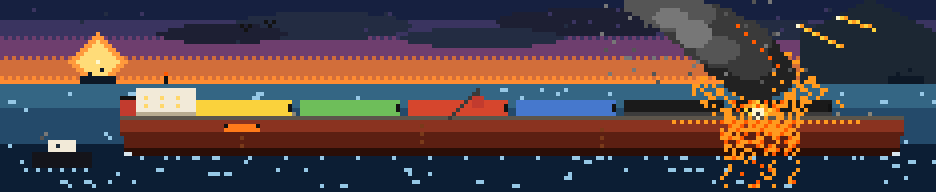
#> input picture scene.png, 936 x 192 px
$ python compose.py
#> lines starting #> are read from the running program, lines starting #| are printed output that depends on the picture
#!/usr/bin/env python3
"""Compose the front page (entry.png) from the pixel-art scene and
the day's news text.

Run:  python3 pixel.py && python3 compose.py
Writes entry.png beside this file: 1024x1024, deterministic, no
network, no clock, no randomness. Uses only Pillow and the DejaVu
fonts already on this machine; the entry program (main.py) only
copies the finished image, so the grader needs neither.
"""
from PIL import Image, ImageDraw, ImageFont

W, H = 1024, 1024
PAPER = (248, 243, 230)
INK = (18, 18, 18)
RED = (178, 34, 34)
NAVY = (24, 48, 88)
CARD = (255, 255, 255)
GREY = (90, 86, 78)

FONT_DIR = "/usr/share/fonts/truetype/dejavu/"
SERIF_B = FONT_DIR + "DejaVuSerif-Bold.ttf"
SANS_B = FONT_DIR + "DejaVuSans-Bold.ttf"
SANS = FONT_DIR + "DejaVuSans.ttf"


def font(path, size):
    return ImageFont.truetype(path, size)


def wrap(draw, text, fnt, width):
    lines = []
    for para in text.split("\n"):
        words, line = para.split(), ""
        for w in words:
            trial = (line + " " + w).strip()
            if draw.textlength(trial, font=fnt) <= width:
                line = trial
            else:
                if line:
                    lines.append(line)
                line = w
        if line:
            lines.append(line)
    return lines


def para(draw, xy, text, fnt, width, fill=INK, leading=1.28):
    x, y = xy
    for line in wrap(draw, text, fnt, width):
        draw.text((x, y), line, font=fnt, fill=fill)
        y += int(fnt.size * leading)
    return y


def card(draw, box, accent=RED):
    draw.rectangle(box, fill=CARD, outline=INK, width=2)
    draw.rectangle([box[0], box[1], box[2], box[1] + 8], fill=accent)


def story(draw, box, kicker, headline, body, accent=RED):
    x0, y0, x1, y1 = box
    card(draw, box, accent)
    draw.text((x0 + 16, y0 + 14), kicker, font=font(SANS_B, 16), fill=accent)
    y = para(draw, (x0 + 16, y0 + 38), headline,
             font(SERIF_B, 23), x1 - x0 - 32, leading=1.1)
    para(draw, (x0 + 16, y + 6), body, font(SANS, 15),
         x1 - x0 - 32, fill=(40, 38, 34), leading=1.25)


def main():
    img = Image.new("RGB", (W, H), PAPER)
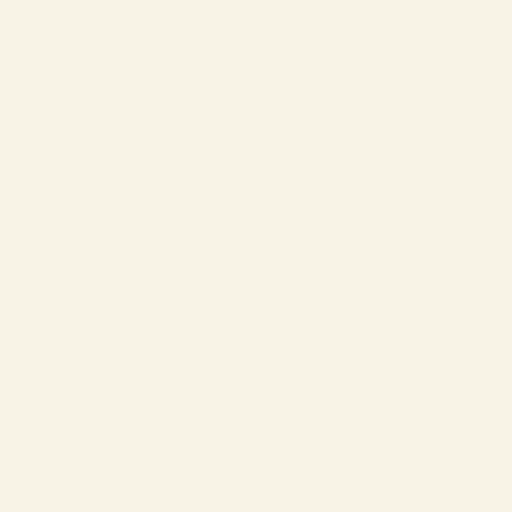
#> img: PIL image 1024x1024 RGB (shown at 1/2 size); mean R, G, B 248, 243, 230
    d = ImageDraw.Draw(img)
    d.rectangle([4, 4, W - 5, H - 5], outline=INK, width=4)

    d.rectangle([10, 10, W - 11, 138], fill=INK)
    d.text((W // 2, 26), "THE WORLD IN ONE DAY", font=font(SERIF_B, 56),
           fill=(255, 255, 255), anchor="ma")
    d.text((W // 2, 96), "ONE IMAGE  •  THE WHOLE DAY'S NEWS",
           font=font(SANS_B, 20), fill=(240, 200, 60), anchor="ma")

    d.text((W // 2, 152), "MONDAY  23  NOVEMBER  2026",
           font=font(SERIF_B, 36), fill=RED, anchor="ma")
    d.line([60, 200, 320, 200], fill=INK, width=2)
    d.line([704, 200, 964, 200], fill=INK, width=2)

    # Lead story: the pixel-art illustration of the burning tanker.
    lead = (28, 216, 996, 568)
    card(d, lead, RED)
    scene = Image.open("scene.png").convert("RGB")
#> scene is the input picture: PIL image 936x192 RGB; mean R, G, B 81.6, 65.9, 68.2
    img.paste(scene, (44, 232))
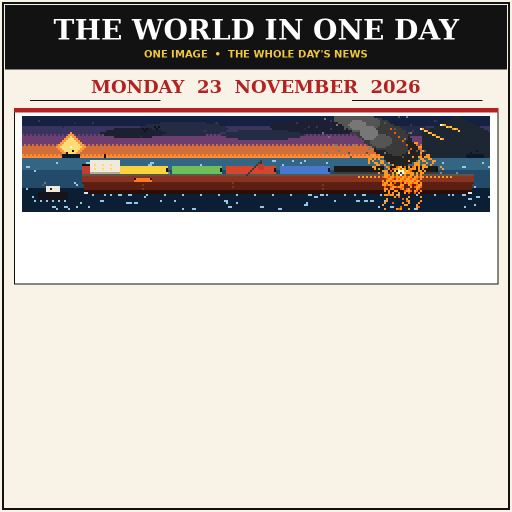
#> img: PIL image 1024x1024 RGB (shown at 1/2 size); mean R, G, B 190, 182.5, 175.7
    d.rectangle([44, 394, 380, 424], fill=(10, 20, 35))
    d.text((56, 400), "STRAIT OF HORMUZ  •  BAHRAIN",
           font=font(SANS_B, 17), fill=(255, 255, 255))
    d.text((46, 448), "LEAD  •  THE GULF WAR WIDENS",
           font=font(SANS_B, 20), fill=RED)
    d.text((46, 478), "IRAN HITS U.S. BASES AND GULF TANKERS",
           font=font(SERIF_B, 32), fill=INK)
    para(d, (46, 512),
         "Iran fired missiles and drones at U.S. positions in Bahrain and "
         "struck tankers in the Strait of Hormuz. Trump: Iran wants a deal "
         "— but not one “acceptable” to him.",
         font(SANS, 19), 920, fill=(40, 38, 34), leading=1.28)

    gx, gy, gw, gh, gap = 28, 584, 474, 148, 20
    stories = [
        ("CLIMATE  •  COP31, TURKEY",
         "CLIMATE TALKS\nCOLLAPSE",
         "COP31 in Antalya ends with no deal after the longest "
         "climate summit ever.",
         RED),
        ("WAR IN UKRAINE",
         "STRIKES KILL 15;\nA WARSHIP SINKS",
         "Russian strikes kill 15 in Dymer, near Kyiv. Ukraine "
         "says sea drones sank a Russian warship in Libya.",
         NAVY),
        ("GAZA",
         "GAZA: A TOXIC\nWASTELAND",
         "An Israeli strike kills three in Gaza. Oxfam finds "
         "toxic contamination across 99% of the territory.",
         RED),
        ("U.S. POLITICS",
         "DEMOCRATS WIN\nBIG IN THE HOUSE",
         "Democrats take their largest House majority in decades "
         "— at least 258 seats.",
         NAVY),
    ]
    for i, (kicker, head, body, accent) in enumerate(stories):
        box = (gx + (i % 2) * (gw + gap), gy + (i // 2) * (gh + gap),
               gx + (i % 2) * (gw + gap) + gw, gy + (i // 2) * (gh + gap) + gh)
        story(d, box, kicker, head, body, accent)

    also = (28, 908, 996, 988)
    card(d, also, NAVY)
    d.text((46, 920), "ALSO TODAY", font=font(SANS_B, 19), fill=NAVY)
    para(d, (46, 944),
         "Mexico captures Sinaloa cartel boss “Chapo Isidro”  •  "
         "Indonesia candy-factory fire kills 3  •  "
         "South Korea minister quits in AI exam scandal",
         font(SANS, 17), 932, fill=(40, 38, 34), leading=1.3)

    d.text((W // 2, 996), "SUMMED UP IN ONE IMAGE  •  23 NOVEMBER 2026",
           font=font(SANS_B, 17), fill=GREY, anchor="ma")

    img.save("entry.png", format="PNG", optimize=True)
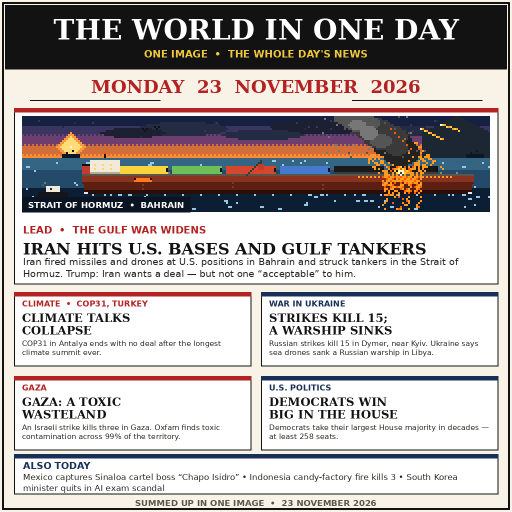
#> saved as entry.png: PIL image 1024x1024 RGB (shown at 1/2 size); mean R, G, B 177.9, 170.7, 169


if __name__ == "__main__":
    main()
